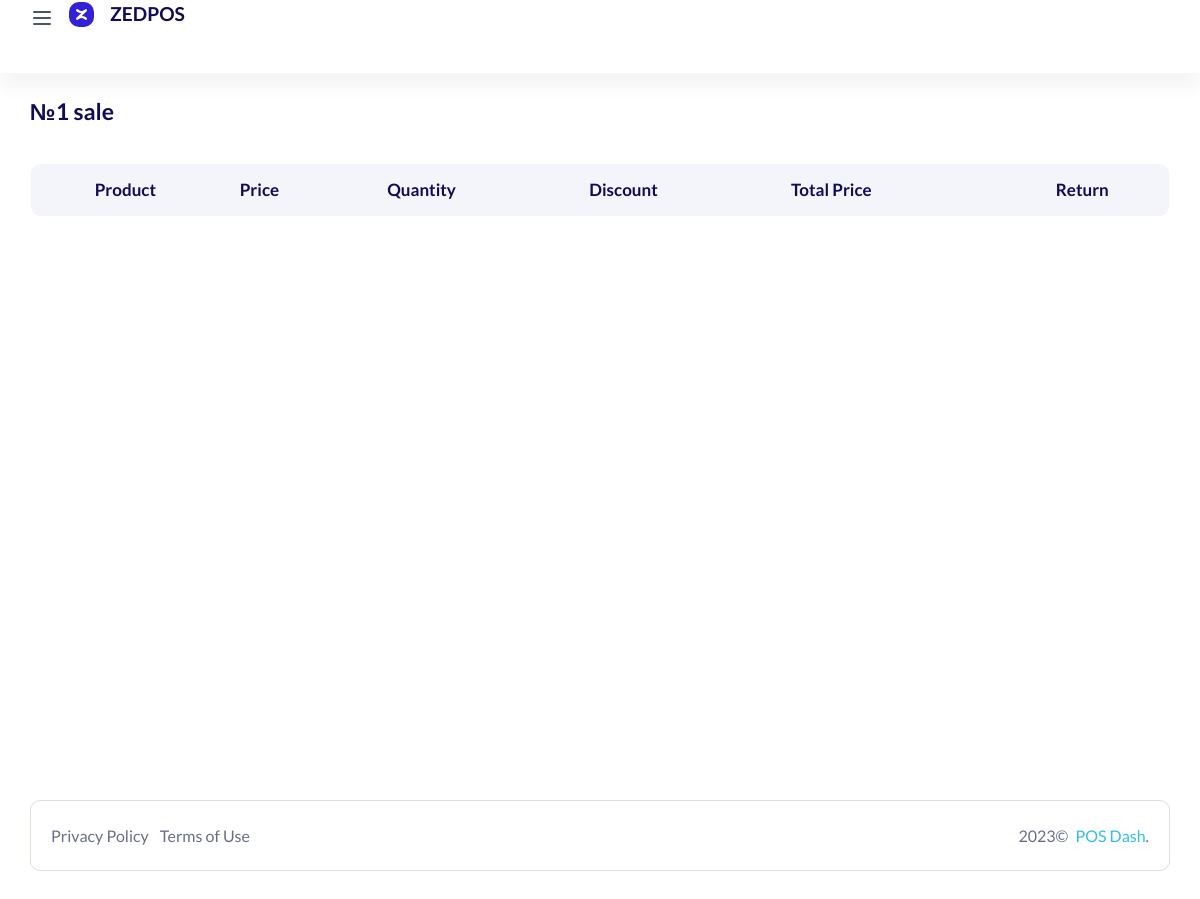
Before: /sale/1/items/ (signed in) with the older database file.
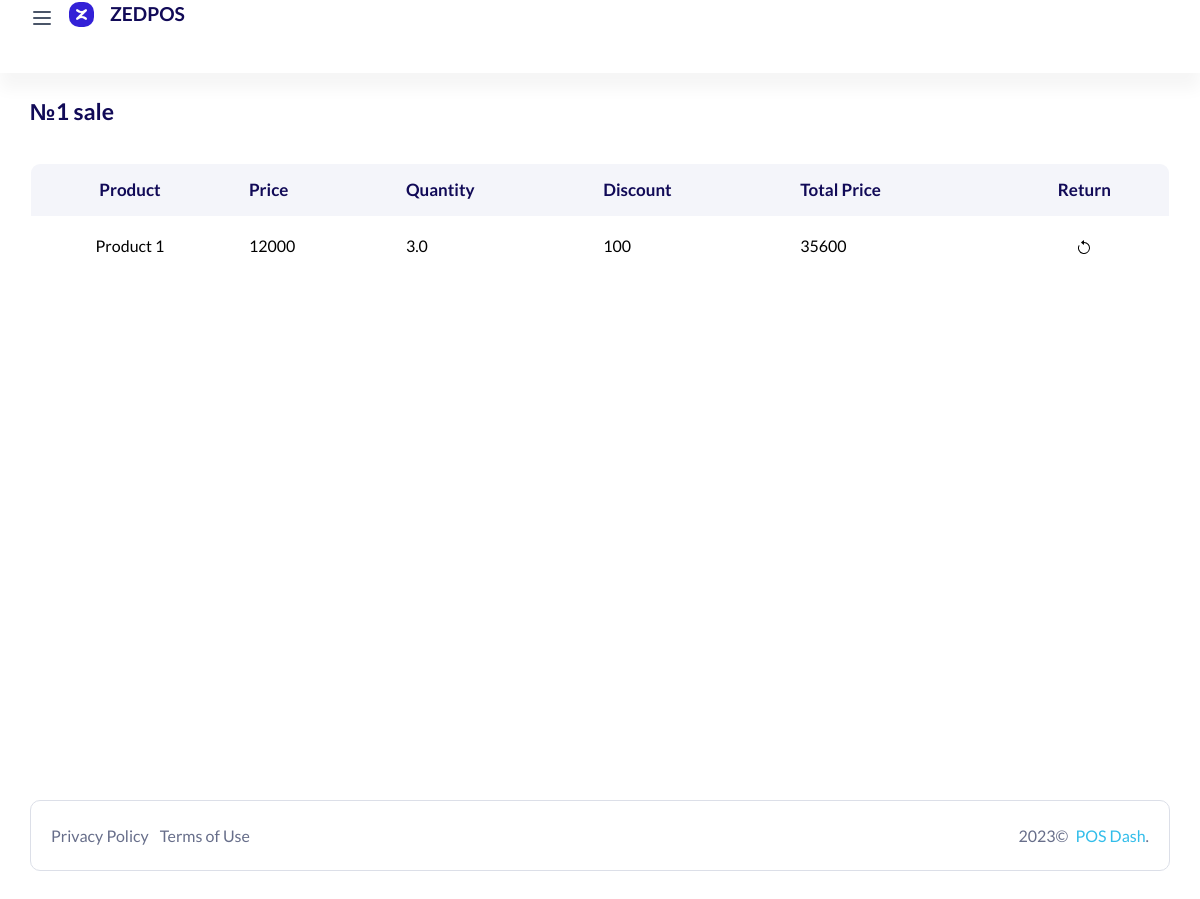
After: the same page with the newer database file.
### sell/models.py (models this page shows, shortened)
class SellItem(models.Model):
    sell_id = models.ForeignKey(Sell, on_delete=models.CASCADE)
    product = models.ForeignKey(Product, on_delete=models.SET_NULL, null=True)
    price = models.IntegerField(null=True)
    date = models.DateTimeField(null=True, blank=True)
    discount = models.IntegerField(null=True)
    total_price = models.IntegerField(null=True)
    quantity = models.FloatField()
    user = models.ForeignKey(CustomUser, on_delete=models.SET_NULL, null=True)

### product/models.py (models this page shows, shortened)
class Product(models.Model):
    code = models.IntegerField(null=True)
    name = models.CharField(max_length=50)
    arrival_price = models.IntegerField()
    price = models.IntegerField()
    measure = models.ForeignKey(Measure, on_delete=models.SET_NULL, null=True)
    quantity = models.FloatField(null=True)
    is_active = models.BooleanField(default=True)
    count = models.FloatField(null=True, blank=True, default=0)
    user = models.ForeignKey(CustomUser, on_delete=models.SET_NULL, null=True)

### sell/views.py (the view)
# urls.py: path('<int:s>/items/', saleitem_list),
@login_required(login_url='/accounts/login/')
def saleitem_list(request, s):
    if request.user.status == "Paid":
        saleitem = SellItem.objects.filter(sell_id=s, user=request.user)
        sale_item = []
        for item in saleitem:
            sale_item.append({item.id: item.quantity*(item.price-item.discount)})
        total_price = 0
        for sale in saleitem:
            total_price = int((total_price + (sale.price*sale.quantity))-(sale.discount*sale.quantity))
        data = {
            "products": Product.objects.filter(user=request.user).order_by('code'),
            "clients": Client.objects.filter(user=request.user),
            "sale": s,
            "saleitems": saleitem,
            "total_price": total_price,
            "sale_item": sale_item,
        }
        return render(request, "sale/saleitem_list.html", data)
    else:
        return HttpResponse("<h1>Iltimos sayt uchun to'lov qiling. Ma'lumot uchun +998XXXXXXXXX</h1>")

### templates/sale/saleitem_list.html (shortened to what the changed rows need)
<!doctype html>
{% load static %}
<html lang="en">
  <head>
      <link rel="stylesheet" href="{% static 'assets/css/backend-plugin.min.css' %}">
      <link rel="stylesheet" href="{% static 'assets/css/backend.css' %}">
      <link rel="stylesheet" href="{% static 'assets/css/css.css' %}">
      <link rel="stylesheet" href="{% static 'assets/vendor/@fortawesome/fontawesome-free/css/all.min.css' %}">
      <link rel="stylesheet" href="{% static 'assets/vendor/line-awesome/dist/line-awesome/css/line-awesome.min.css' %}">
      <link rel="stylesheet" href="{% static 'assets/vendor/remixicon/fonts/remixicon.css' %}">  </head>
  <body class="  ">
    <div class="wrapper">
        <div class="content-page">
     <div class="container-fluid">
        <div class="row">
            <div class="col-lg-12">
                <div class="table-responsive rounded mb-3">
                <table class="data-table table mb-0 tbl-server-info">
                    <thead class="bg-white text-uppercase">
                        <tr class="ligth ligth-data">
                            <th>Product</th>
                            <th>Price</th>
                            <th>Quantity</th>
                            <th>Discount</th>
                            <th>Total Price</th>
                            <th>Return</th>
                        </tr>
                    </thead>
                        <tbody class="ligth-body">
                        {% for s in saleitems %}
                            <tr>
                                <td><a href="#" style="color: black;">{{ s.product.name }}</a></td>
                                <td><a href="#" style="color: black;">{{ s.price }}</a></td>
                                <td><a href="#" style="color: black;">{{ s.quantity }}</a></td>
                                <td><a href="#" style="color: black;">{{ s.discount }}</a></td>
                                <td><a href="#" style="color: black;">
                                    {{ s.total_price }}
                                </a></td>
                                <td><a href="/sale/{{ sale }}/return/{{ s.id }}/"></a></td>
                            </tr>
                        {% endfor %}
                    </tbody>
                </table>
                </div>
            </div>
        </div>
    </div>
      </div>
    </div>
  </body>
</html>

Changed rows visible on the page:
added SellItem: product.name "Product 1", price "12000", quantity "3.0", discount "100", total_price "35600"
